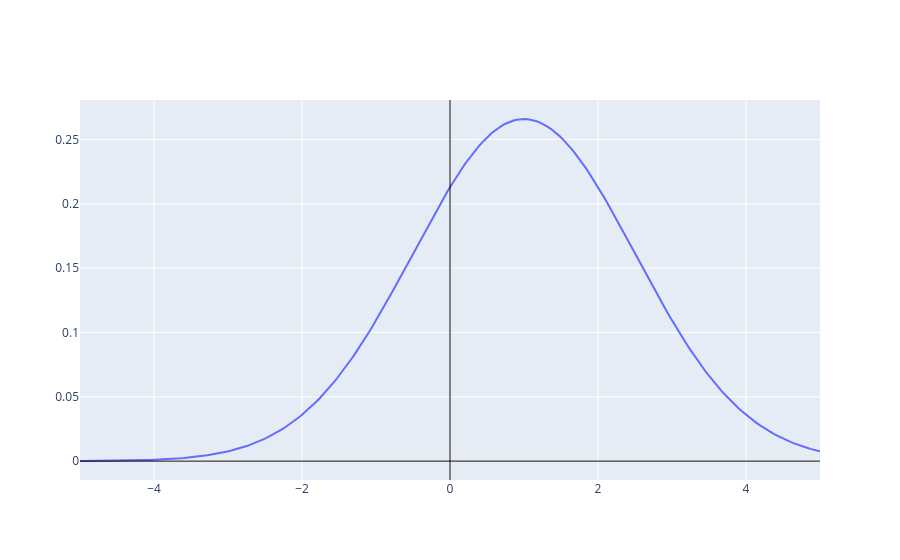

This figure's notebook cell:
### Code cell
if __name__ == '__main__' and '__file__' not in globals():
  px = _marginalize(pxy=pxy, keep='x')
  _plot_function(px, (-5, 5))

### Figure 1 — Plotly figure (JSON) as saved in the notebook; plotly's stock layout.template omitted (floating-point values rounded to 4 significant figures; data arrays with more than 128 entries replaced by an {"elided": "..."} marker saying what was removed)
{"data": [{"mode": "lines", "type": "scatter", "x": {"elided": "257 float values"}, "y": {"elided": "257 float values"}}], "layout": {"shapes": [{"line": {"color": "black", "width": 1}, "type": "line", "x0": 0, "x1": 1, "xref": "x domain", "y0": 0, "y1": 0, "yref": "y"}, {"line": {"color": "black", "width": 1}, "type": "line", "x0": 0, "x1": 0, "xref": "x", "y0": 0, "y1": 1, "yref": "y domain"}]}}
